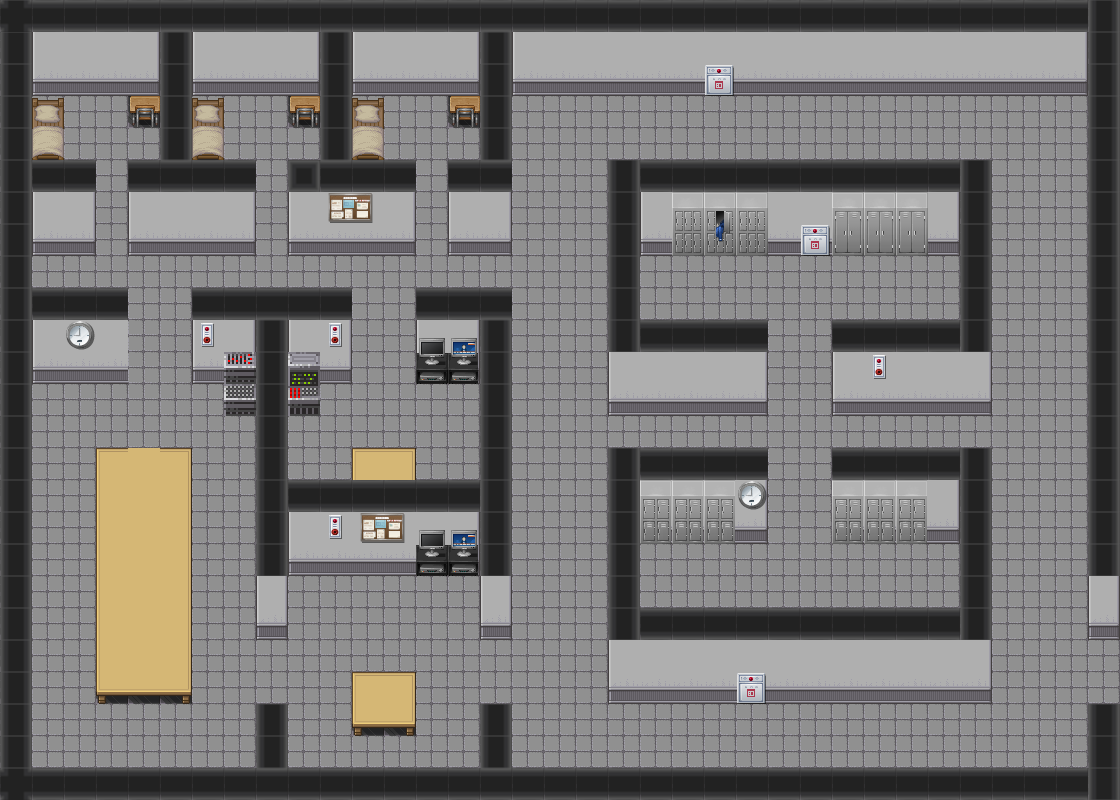

Rendered tile map (Tiled .tmx) drawn with the repository's tilesets; below, a short description and the full map source, tile grids included:
An orthogonal 35x25 tile map with 32x32 px tiles, 3 tile layers (yuka, kabe, obj), 3 tilesets.

<map version="1.8" tiledversion="1.8.4" orientation="orthogonal" renderorder="right-down" width="35" height="25" tilewidth="32" tileheight="32" infinite="0" nextlayerid="5" nextobjectid="1">
 <tileset firstgid="1" source="yuka.tsx" />
 <tileset firstgid="36" source="kabe.tsx" />
 <tileset firstgid="50" source="obj.tsx" />
 <layer id="1" name="yuka" width="35" height="25" locked="1">
  <data encoding="csv">
33,33,33,33,33,33,33,33,33,33,33,33,33,33,33,33,33,33,33,33,33,33,33,33,33,33,33,33,33,33,33,33,33,33,33,
33,33,33,33,33,33,33,33,33,33,33,33,33,33,33,33,33,33,33,33,33,33,33,33,33,33,33,33,33,33,33,33,33,33,33,
33,33,33,33,33,33,33,33,33,33,33,33,33,33,33,33,33,33,33,33,33,33,33,33,33,33,33,33,33,33,33,33,33,33,33,
33,4,4,4,33,33,4,4,4,33,33,4,4,4,33,33,4,4,4,4,4,4,4,4,4,4,4,4,4,4,4,4,4,4,33,
33,4,4,4,4,33,4,4,4,4,33,4,4,4,4,33,4,4,4,4,4,4,4,4,4,4,4,4,4,4,4,4,4,4,33,
33,33,33,4,33,33,33,33,4,33,33,33,33,4,33,33,4,4,4,33,33,33,33,33,33,33,33,33,33,33,33,4,4,4,33,
33,33,33,4,33,33,33,33,4,33,33,33,33,4,33,33,4,4,4,33,33,33,33,33,33,33,33,33,33,33,33,4,4,4,33,
33,33,33,4,33,33,33,33,4,33,33,33,33,4,33,33,4,4,4,33,33,33,33,33,33,33,33,33,33,33,33,4,4,4,33,
33,4,4,4,4,4,4,4,4,4,4,4,4,4,4,4,4,4,4,33,4,4,4,4,4,4,4,4,4,4,33,4,4,4,33,
33,33,33,33,4,4,33,33,33,33,33,4,4,33,33,33,4,4,4,33,4,4,4,4,4,4,4,4,4,4,33,4,4,4,33,
33,33,33,33,4,4,33,33,33,33,33,4,4,33,33,33,4,4,4,33,33,33,33,33,4,4,33,33,33,33,33,4,4,4,33,
33,33,33,33,4,4,33,33,33,33,33,4,4,33,33,33,4,4,4,33,33,33,33,33,4,4,33,33,33,33,33,4,4,4,33,
33,4,4,4,4,4,4,33,33,33,4,4,4,4,4,33,4,4,4,33,33,33,33,33,4,4,33,33,33,33,33,4,4,4,33,
33,4,4,4,4,4,4,4,33,4,4,4,4,4,4,33,4,4,4,4,4,4,4,4,4,4,4,4,4,4,4,4,4,4,33,
33,4,4,33,33,33,4,4,33,4,4,33,33,4,4,33,4,4,4,33,33,33,33,33,4,4,33,33,33,33,33,4,4,4,33,
33,4,4,33,33,33,4,4,33,33,33,33,33,33,33,33,4,4,4,33,33,33,33,33,4,4,33,33,33,33,33,4,4,4,33,
33,4,4,33,33,33,4,4,33,33,33,33,33,33,33,33,4,4,4,33,33,33,33,33,4,4,33,33,33,33,33,4,4,4,33,
33,4,4,33,33,33,4,4,33,33,33,33,33,33,33,33,4,4,4,33,4,4,4,4,4,4,4,4,4,4,33,4,4,4,33,
33,4,4,33,33,33,4,4,33,4,4,4,4,4,4,33,4,4,4,33,4,4,4,4,4,4,4,4,4,4,33,4,4,4,33,
33,4,4,33,33,33,4,4,33,4,4,4,4,4,4,33,4,4,4,33,33,33,33,33,33,33,33,33,33,33,33,4,4,4,33,
33,4,4,33,33,33,4,4,4,4,4,4,4,4,4,4,4,4,4,33,33,33,33,33,33,33,33,33,33,33,33,4,4,4,4,
33,4,4,33,33,33,4,4,4,4,4,33,33,4,4,4,4,4,4,33,33,33,33,33,33,33,33,33,33,33,33,4,4,4,4,
33,4,4,4,4,4,4,4,33,4,4,33,33,4,4,33,4,4,4,4,4,4,4,4,4,4,4,4,4,4,4,4,4,4,33,
33,4,4,4,4,4,4,4,33,4,4,4,4,4,4,33,4,4,4,4,4,4,4,4,4,4,4,4,4,4,4,4,4,4,33,
33,33,33,33,33,33,33,33,33,33,33,33,33,33,33,33,33,33,33,33,33,33,33,33,33,33,33,33,33,33,33,33,33,33,33
</data>
 </layer>
 <layer id="3" name="kabe" width="35" height="25" locked="1">
  <data encoding="csv">
28,21,21,21,21,21,21,21,21,21,21,21,21,21,21,21,21,21,21,21,21,21,21,21,21,21,21,21,21,21,21,21,21,21,14,
14,36,37,37,38,14,36,37,37,38,14,36,37,37,38,14,36,37,37,37,37,37,37,37,37,37,37,37,37,37,37,37,37,38,14,
14,43,44,44,45,14,43,44,44,45,14,43,44,44,45,14,43,44,44,44,44,44,44,44,44,44,44,44,44,44,44,44,44,45,14,
14,0,0,0,0,14,0,0,0,0,14,0,0,0,0,14,0,0,0,0,0,0,0,0,0,0,0,0,0,0,0,0,0,0,14,
14,0,0,0,0,14,0,0,0,0,14,0,0,0,0,14,0,0,0,0,0,0,0,0,0,0,0,0,0,0,0,0,0,0,14,
14,21,21,0,21,21,21,21,0,7,21,21,21,0,21,21,0,0,0,14,21,21,21,21,21,21,21,21,21,21,14,0,0,0,14,
14,36,38,0,36,37,37,38,0,36,37,37,38,0,36,38,0,0,0,14,36,37,37,37,37,37,37,37,37,38,14,0,0,0,14,
14,43,45,0,43,44,44,45,0,43,44,44,45,0,43,45,0,0,0,14,43,44,44,44,44,44,44,44,44,45,14,0,0,0,14,
14,0,0,0,0,0,0,0,0,0,0,0,0,0,0,0,0,0,0,14,0,0,0,0,0,0,0,0,0,0,14,0,0,0,14,
14,21,21,21,0,0,21,21,21,21,21,0,0,21,21,21,0,0,0,14,0,0,0,0,0,0,0,0,0,0,14,0,0,0,14,
14,36,37,37,0,0,36,38,14,36,38,0,0,36,38,14,0,0,0,14,21,21,21,21,0,0,21,21,21,21,14,0,0,0,14,
14,43,44,44,0,0,43,45,14,43,45,0,0,43,45,14,0,0,0,36,37,37,37,38,0,0,36,37,37,37,38,0,0,0,14,
14,0,0,0,0,0,0,0,14,0,0,0,0,0,0,14,0,0,0,43,44,44,44,45,0,0,43,44,44,44,45,0,0,0,14,
14,0,0,0,0,0,0,0,14,0,0,0,0,0,0,14,0,0,0,0,0,0,0,0,0,0,0,0,0,0,0,0,0,0,14,
14,0,0,0,0,0,0,0,14,0,0,0,0,0,0,14,0,0,0,14,21,21,21,21,0,0,21,21,21,21,14,0,0,0,14,
14,0,0,0,0,0,0,0,14,21,21,21,21,21,21,14,0,0,0,14,36,37,37,38,0,0,36,37,37,38,14,0,0,0,14,
14,0,0,0,0,0,0,0,14,36,37,37,37,37,38,14,0,0,0,14,43,44,44,45,0,0,43,44,44,45,14,0,0,0,14,
14,0,0,0,0,0,0,0,14,43,44,44,44,44,45,14,0,0,0,14,0,0,0,0,0,0,0,0,0,0,14,0,0,0,14,
14,0,0,0,0,0,0,0,39,0,0,0,0,0,0,39,0,0,0,14,0,0,0,0,0,0,0,0,0,0,14,0,0,0,39,
14,0,0,0,0,0,0,0,46,0,0,0,0,0,0,46,0,0,0,14,21,21,21,21,21,21,21,21,21,21,14,0,0,0,46,
14,0,0,0,0,0,0,0,0,0,0,0,0,0,0,0,0,0,0,36,37,37,37,37,37,37,37,37,37,37,38,0,0,0,0,
14,0,0,0,0,0,0,0,0,0,0,0,0,0,0,0,0,0,0,43,44,44,44,44,44,44,44,44,44,44,45,0,0,0,0,
14,0,0,0,0,0,0,0,14,0,0,0,0,0,0,14,0,0,0,0,0,0,0,0,0,0,0,0,0,0,0,0,0,0,14,
14,0,0,0,0,0,0,0,14,0,0,0,0,0,0,14,0,0,0,0,0,0,0,0,0,0,0,0,0,0,0,0,0,0,14,
28,21,21,21,21,21,21,21,21,21,21,21,21,21,21,21,21,21,21,21,21,21,21,21,21,21,21,21,21,21,21,21,21,21,14
</data>
 </layer>
 <layer id="4" name="obj" width="35" height="25" locked="1">
  <data encoding="csv">
0,0,0,0,0,0,0,0,0,0,0,0,0,0,0,0,0,0,0,0,0,0,0,0,0,0,0,0,0,0,0,0,0,0,0,
0,0,0,0,0,0,0,0,0,0,0,0,0,0,0,0,0,0,0,0,0,0,0,0,0,0,0,0,0,0,0,0,0,0,0,
0,0,0,0,0,0,0,0,0,0,0,0,0,0,0,0,0,0,0,0,0,0,53,0,0,0,0,0,0,0,0,0,0,0,0,
0,55,0,0,74,0,55,0,0,74,0,55,0,0,74,0,0,0,0,0,0,0,0,0,0,0,0,0,0,0,0,0,0,0,0,
0,61,0,0,0,0,61,0,0,0,0,61,0,0,0,0,0,0,0,0,0,0,0,0,0,0,0,0,0,0,0,0,0,0,0,
0,0,0,0,0,0,0,0,0,0,0,0,0,0,0,0,0,0,0,0,0,0,0,0,0,0,0,0,0,0,0,0,0,0,0,
0,0,0,0,0,0,0,0,0,0,50,51,0,0,0,0,0,0,0,0,0,56,57,56,0,0,58,58,58,0,0,0,0,0,0,
0,0,0,0,0,0,0,0,0,0,0,0,0,0,0,0,0,0,0,0,0,62,63,62,0,53,64,64,64,0,0,0,0,0,0,
0,0,0,0,0,0,0,0,0,0,0,0,0,0,0,0,0,0,0,0,0,0,0,0,0,0,0,0,0,0,0,0,0,0,0,
0,0,0,0,0,0,0,0,0,0,0,0,0,0,0,0,0,0,0,0,0,0,0,0,0,0,0,0,0,0,0,0,0,0,0,
0,0,54,0,0,0,52,0,0,0,52,0,0,70,71,0,0,0,0,0,0,0,0,0,0,0,0,0,0,0,0,0,0,0,0,
0,0,0,0,0,0,0,91,0,90,0,0,0,76,77,0,0,0,0,0,0,0,0,0,0,0,0,52,0,0,0,0,0,0,0,
0,0,0,0,0,0,0,97,0,96,0,0,0,0,0,0,0,0,0,0,0,0,0,0,0,0,0,0,0,0,0,0,0,0,0,
0,0,0,0,0,0,0,0,0,0,0,0,0,0,0,0,0,0,0,0,0,0,0,0,0,0,0,0,0,0,0,0,0,0,0,
0,0,0,80,87,82,0,0,0,0,0,80,82,0,0,0,0,0,0,0,0,0,0,0,0,0,0,0,0,0,0,0,0,0,0,
0,0,0,86,87,88,0,0,0,0,0,0,0,0,0,0,0,0,0,0,59,59,59,54,0,0,59,59,59,0,0,0,0,0,0,
0,0,0,86,87,88,0,0,0,0,52,50,51,70,71,0,0,0,0,0,65,65,65,0,0,0,65,65,65,0,0,0,0,0,0,
0,0,0,86,87,88,0,0,0,0,0,0,0,76,77,0,0,0,0,0,0,0,0,0,0,0,0,0,0,0,0,0,0,0,0,
0,0,0,86,87,88,0,0,0,0,0,0,0,0,0,0,0,0,0,0,0,0,0,0,0,0,0,0,0,0,0,0,0,0,0,
0,0,0,86,87,88,0,0,0,0,0,0,0,0,0,0,0,0,0,0,0,0,0,0,0,0,0,0,0,0,0,0,0,0,0,
0,0,0,86,87,88,0,0,0,0,0,0,0,0,0,0,0,0,0,0,0,0,0,0,0,0,0,0,0,0,0,0,0,0,0,
0,0,0,92,93,94,0,0,0,0,0,80,82,0,0,0,0,0,0,0,0,0,0,53,0,0,0,0,0,0,0,0,0,0,0,
0,0,0,0,0,0,0,0,0,0,0,92,94,0,0,0,0,0,0,0,0,0,0,0,0,0,0,0,0,0,0,0,0,0,0,
0,0,0,0,0,0,0,0,0,0,0,0,0,0,0,0,0,0,0,0,0,0,0,0,0,0,0,0,0,0,0,0,0,0,0,
0,0,0,0,0,0,0,0,0,0,0,0,0,0,0,0,0,0,0,0,0,0,0,0,0,0,0,0,0,0,0,0,0,0,0
</data>
 </layer>
</map>